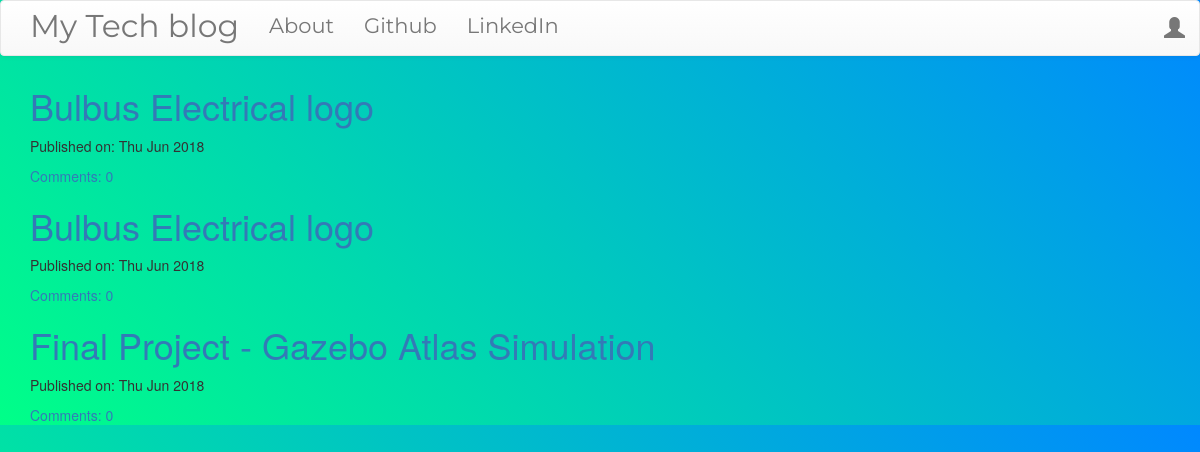
The page / on the database its author committed.
### blog/models.py (models this page shows, shortened)
class Post(models.Model):
    author = models.ForeignKey('auth.User', on_delete = models.CASCADE)
    title = models.CharField(max_length=200)
    text = models.TextField()
    created_date = models.DateTimeField(default = timezone.now)
    published_date = models.DateTimeField(blank=True,null=True)
    def approve_comments(self):
        return self.comments.filter(approved_comment=True)

### blog/views.py (the view)
# urls.py: url(r'^$',views.PostListView.as_view(),name='post_list'),
class PostListView(ListView):
    model = Post
    def get_queryset(self):
        return Post.objects.filter(published_date__lte=timezone.now()).order_by('-published_date')

### blog/templates/blog/post_list.html
{% extends 'blog/base.html' %}
{% block content %}
<div class="centerstage">
    {% for post in post_list %}
        <div class="post">
            <h1><a href="{% url 'post_detail' pk=post.pk %}">{{ post.title }}</a></h1>
            <div class="date">
                <p>Published on: {{ post.published_date|date:"D M Y"}}</p>
            </div>
            <a href="{% url 'post_detail' pk=post.pk %}">Comments: {{ post.approve_comments.count }}</a>
        </div>
    {% endfor %}
</div>
{% endblock %}

### blog/templates/blog/base.html (shortened to what this page needs)
<!DOCTYPE html>
{% load staticfiles %}
<html>
    <head>
        <link rel="stylesheet" href="https://maxcdn.bootstrapcdn.com/bootstrap/3.3.7/css/bootstrap.min.css">
        <link rel="stylesheet" href="https://maxcdn.bootstrapcdn.com/bootstrap/3.3.7/css/bootstrap-theme.min.css">
        <link rel="stylesheet" href="//cdn.jsdelivr.net/medium-editor/latest/css/medium-editor.min.css" type="text/css" media="screen" charset="utf-8">
        <link rel="stylesheet" href="{% static 'css/blog.css' %}">
</head>
<body class='loader'>
  <nav class="navbar navbar-default techfont custom-navbar">
    <div class="container">
      <ul class="nav navbar-nav">
        <li><a class='navbar-brand bigbrand' href="{% url 'post_list' %}">My Tech blog</a></li>
        <li><a href="{% url 'about'%}">About</a></li>
        <li><a href="https://github.com/ShogunAlexey">Github</a></li>
        <li><a href="https://www.linkedin.com/in/alex-iordachescu/">LinkedIn</a></li>
      </ul>
      <ul class="nav navbar-nav navbar-right">
        {% if user.is_authenticated %}
        <li>
          <a href="{% url 'post_new' %}" >New Post</a>
        </li>
        <li>
          <a href="{% url 'post_draft_list' %}">Drafts</a>
        </li>
        <li>
          <a href="{% url 'logout' %}" >Log out</a>
        </li>
        <li>
          <a >Welcome: {{ user.username }}</a>
        </li>
          {% else %}
          <li><a class='nav navbar-right' href="{% url 'login' %}" ><span class="glyphicon glyphicon-user"></span></a></li>
        {% endif %}
      </ul>
  </div>
</nav>
        <div class="content container">
            <div class="row">
                <div class="col-md-8">
                  <div class="blog_posts">
                    {% block content %}
                    {% endblock %}
                  </div>
                </div>
            </div>
        </div>
</body>
</html>

### blog/static/css/blog.css (style rules this page uses)
.techfont { font-family: 'Montserrat', sans-serif; font-size: 1.5em; margin-bottom: 10px; }
.bigbrand { font-size: 1.5em; }
.centerstage { margin-left: auto; margin-right: auto; }
.loader { filter:hue-rotate(0deg); background:linear-gradient(45deg,#0f8,#08f); color:linear-gradient(60deg,#0f8,#08f); animation:hue 10000ms infinite linear; }

### rows shown on the page
Post: title "Bulbus Electrical logo", published_date "Thu Jun 2018", approve_comments.count "0"
Post: title "Bulbus Electrical logo", published_date "Thu Jun 2018", approve_comments.count "0"
Post: title "Final Project - Gazebo Atlas Simulation", published_date "Thu Jun 2018", approve_comments.count "0"
